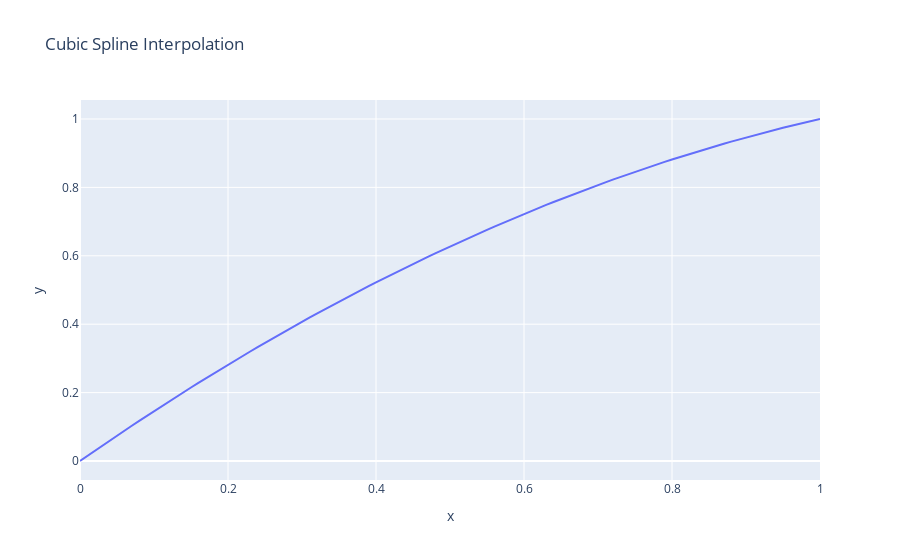

The cell this chart's notebook holds for it:
### Code cell
prob_mapping=prob_mapping_generator(0.38,interpolate='CubicSpline')
xnew = np.linspace(0, 1, num=101)
ynew = prob_mapping(xnew)
fig = px.line(x=xnew, y=ynew, title='Cubic Spline Interpolation')
fig.show()
